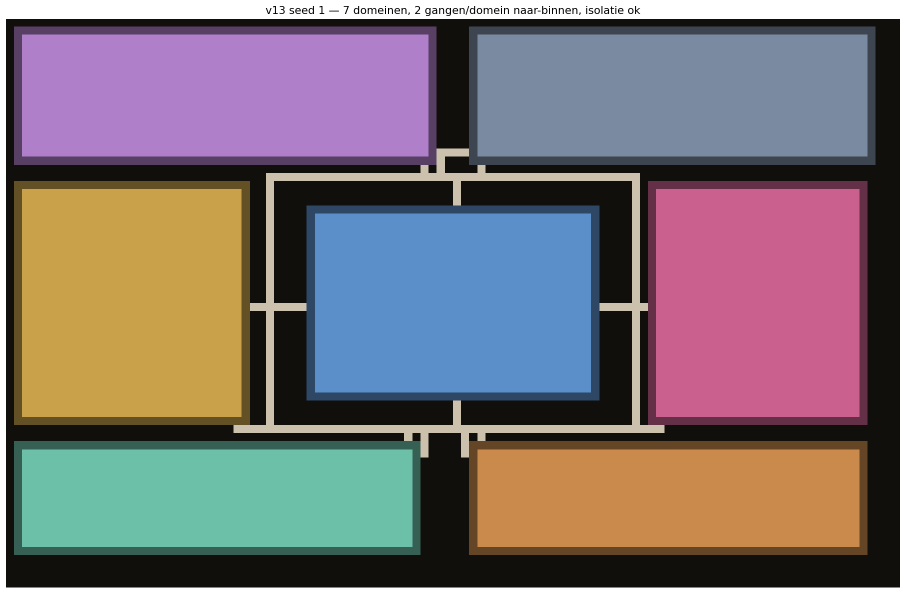
#> input picture data/input/v13_seed1.png, 1811 x 1187 px (shown at 1/2 size); its folder holds 2 pictures in this run
$ python segment.py
#> lines starting #> are read from the running program, lines starting #| are printed output that depends on the picture
#!/usr/bin/env python3
"""
segment.py — Extract walkable areas from a floorplan PNG into an integer mask grid.

Input : data/input/<image>.png  (colored room domains + beige corridors on dark void)
Output: data/output/
    mask_<name>.csv      integer grid, row-major, one cell per CELL pixels
    mask_<name>.json     metadata (palette, cell size, grid dims, domain stats)
    mask_<name>.png      color visualization of the extracted mask

Mask cell values:
    -1  BLOCKED   void / wall (impassable)
     0  CORRIDOR  shared walkable (any agent)
   1..N DOMAIN    a specific room (walkable, activity-restricted later)

The grid is what the pathfinding layer reads: it says which cells are walkable
and under which "domain" they fall, so agents can be restricted to their domain
plus the shared corridors.
"""
import json
import sys
from pathlib import Path

import numpy as np
from PIL import Image

ROOT = Path(__file__).resolve().parents[3]
INPUT = ROOT / "data" / "input"
OUTPUT = ROOT / "data" / "output"

# --- palette (from pixel inspection of v13_seed1.png) ---------------------
VOID = (17, 15, 12)
CORRIDOR_RGB = (204, 193, 173)          # beige shared hallway
ROOM_RGB = [
    (176, 127, 201),  # purple
    (122, 138, 160),  # slate
    (201, 161, 75),   # gold
    (91, 143, 201),   # blue
    (201, 96, 142),   # pink
    (108, 192, 168),  # teal
    (201, 138, 75),   # orange
]

BLOCKED, CORRIDOR = -1, 0
MATCH_THRESH = 55.0   # max RGB distance to count as a palette fill
CELL = 11             # source pixels per mask cell


def classify_pixels(im):
    """Per-pixel label: BLOCKED, CORRIDOR(0), or domain 1..N (nearest palette fill)."""
    h, w, _ = im.shape
    flat = im.reshape(-1, 3).astype(np.float32)

    # palette[0] = corridor, palette[1..N] = rooms
    palette = np.array([CORRIDOR_RGB] + ROOM_RGB, dtype=np.float32)
    labels = np.arange(palette.shape[0])      # 0=corridor, 1..N=rooms

    # nearest palette entry + its distance
    d = np.linalg.norm(flat[:, None, :] - palette[None, :, :], axis=2)
    nearest = d.argmin(axis=1)
    mindist = d.min(axis=1)

    out = labels[nearest].astype(np.int32)
    out[mindist > MATCH_THRESH] = BLOCKED     # void, walls, white frame/title
    return out.reshape(h, w)


def downsample_majority(px_labels, cell):
    """Collapse each cell-sized block to its majority label (ties -> BLOCKED)."""
    h, w = px_labels.shape
    rows, cols = h // cell, w // cell
    grid = np.full((rows, cols), BLOCKED, dtype=np.int32)
    n_classes = px_labels.max() + 1
    for r in range(rows):
        for c in range(cols):
            block = px_labels[r * cell:(r + 1) * cell, c * cell:(c + 1) * cell].ravel()
            walk = block[block >= 0]
            # a cell is walkable only if it is mostly (>=40%) walkable pixels
            if walk.size < 0.40 * block.size:
                continue
            grid[r, c] = np.bincount(walk, minlength=n_classes).argmax()
    return grid


def carve_doorways(grid, gap=3):
    """Stitch corridor stubs to rooms across the rendered void gap.

    In the source art a corridor stub points at a room but stops ~1.5 cells
    short (a visual threshold, not a wall). For each corridor cell we ray-cast
    the 4 cardinal directions up to `gap` cells; if the ray reaches a domain
    cell passing only through BLOCKED cells, those gap cells are carved to
    CORRIDOR -- creating a real, walkable doorway. Rays only start from
    corridors (which only exist at stub tips), so no room-to-room wall is
    ever breached.
    """
    rows, cols = grid.shape
    carved = 0
    corridor_cells = list(zip(*np.where(grid == CORRIDOR)))
    for r, c in corridor_cells:
        for dy, dx in ((-1, 0), (1, 0), (0, -1), (0, 1)):
            blocked_run = []
            for step in range(1, gap + 1):
                ny, nx = r + dy * step, c + dx * step
                if not (0 <= ny < rows and 0 <= nx < cols):
                    break
                v = grid[ny, nx]
                if v == BLOCKED:
                    blocked_run.append((ny, nx))
                    continue
                if v >= 1 and blocked_run:        # hit a domain through a gap
                    for by, bx in blocked_run:
                        grid[by, bx] = CORRIDOR
                        carved += 1
                break                              # stop ray on any non-blocked
    return carved


def render(grid, path):
    """Save a color PNG of the mask for visual verification."""
    colormap = {BLOCKED: (20, 20, 24), CORRIDOR: (230, 222, 205)}
    for i, rgb in enumerate(ROOM_RGB, start=1):
        colormap[i] = rgb
    rows, cols = grid.shape
    img = np.zeros((rows, cols, 3), dtype=np.uint8)
    for val, rgb in colormap.items():
        img[grid == val] = rgb
    scale = 6
    Image.fromarray(img).resize((cols * scale, rows * scale), Image.NEAREST).save(path)


def main():
    name = sys.argv[1] if len(sys.argv) > 1 else "v13_seed1"
    src = INPUT / f"{name}.png"
    im = np.array(Image.open(src).convert("RGB"))

    px = classify_pixels(im)
#> in classify_pixels, `return out.reshape(h, w)`:
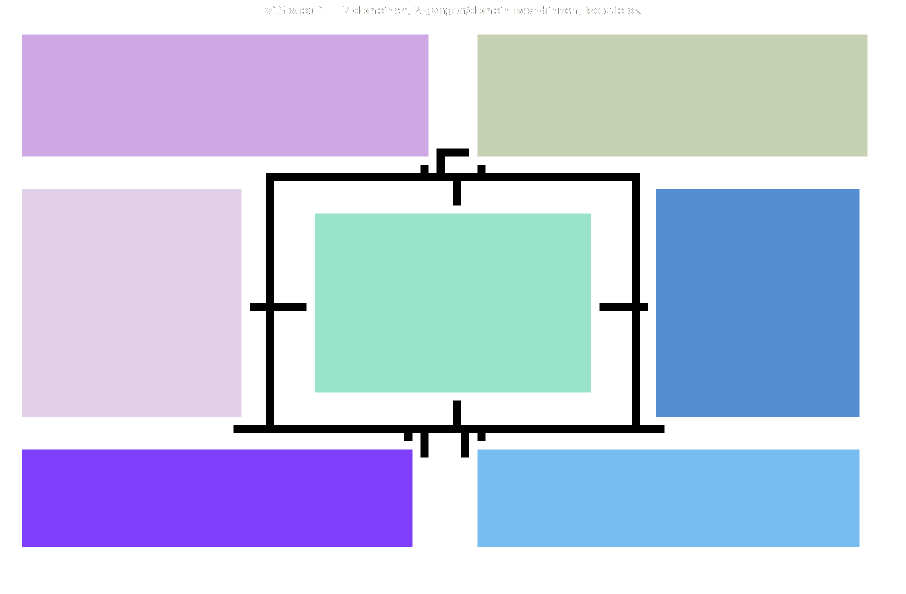
#> returned value: shape (1187, 1811) int32 (shown at 1/2 size); 9 distinct labels, from -1 to 7; one colour per label, 0 black, -1 white
    grid = downsample_majority(px, CELL)
#> in downsample_majority, `n_classes = px_labels.max() + 1`: n_classes = 8
#> after the loop in downsample_majority, `for r in range(rows):`:
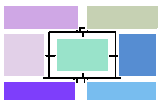
#> grid: shape (107, 164) int32; 9 distinct labels, from -1 to 7; one colour per label, 0 black, -1 white
    carved = carve_doorways(grid)
#> in carve_doorways, `corridor_cells = list(zip(*np.where(grid == CORRIDOR)))`: corridor_cells = 505 pairs, first value 27 to 82, second value 43 to 120
#> the loop in carve_doorways, `for r, c in corridor_cells:` made 505 passes
#> (r, c) on passes 1 to 3: (27, 79), (27, 80), (27, 81)
#> after the loop in carve_doorways, `for r, c in corridor_cells:`:
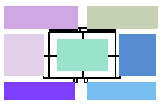
#> grid: shape (107, 164) int32; 9 distinct labels, from -1 to 7; one colour per label, 0 black, -1 white
#> after the loop in carve_doorways, `for r, c in corridor_cells:`: carved = 149
#> carved = 149
    print(f"doorways carved: {carved} cells")
#| doorways carved: 149 cells

    OUTPUT.mkdir(parents=True, exist_ok=True)
    np.savetxt(OUTPUT / f"mask_{name}.csv", grid, fmt="%d", delimiter=",")

    n_domains = int(grid.max())
#> n_domains = 7
    stats = {int(d): int((grid == d).sum()) for d in range(1, n_domains + 1)}
#> stats = {1: 1702, 2: 1632, 3: 1680, 4: 1632, 5: 1554, 6: 1278, 7: 1242}
    meta = {
        "source": str(src.relative_to(ROOT)),
        "cell_px": CELL,
        "rows": int(grid.shape[0]),
        "cols": int(grid.shape[1]),
        "legend": {"-1": "BLOCKED", "0": "CORRIDOR", **{str(i): f"domain_{i}" for i in range(1, n_domains + 1)}},
        "domain_colors": {str(i): list(c) for i, c in enumerate([CORRIDOR_RGB] + ROOM_RGB)},
        "cells": {
            "blocked": int((grid == BLOCKED).sum()),
            "corridor": int((grid == CORRIDOR).sum()),
            "domains": stats,
        },
    }
    (OUTPUT / f"mask_{name}.json").write_text(json.dumps(meta, indent=2))
    render(grid, OUTPUT / f"mask_{name}.png")
#> in render, `Image.fromarray(img).resize((cols * scale, rows * scale), Image.NEARES..`:
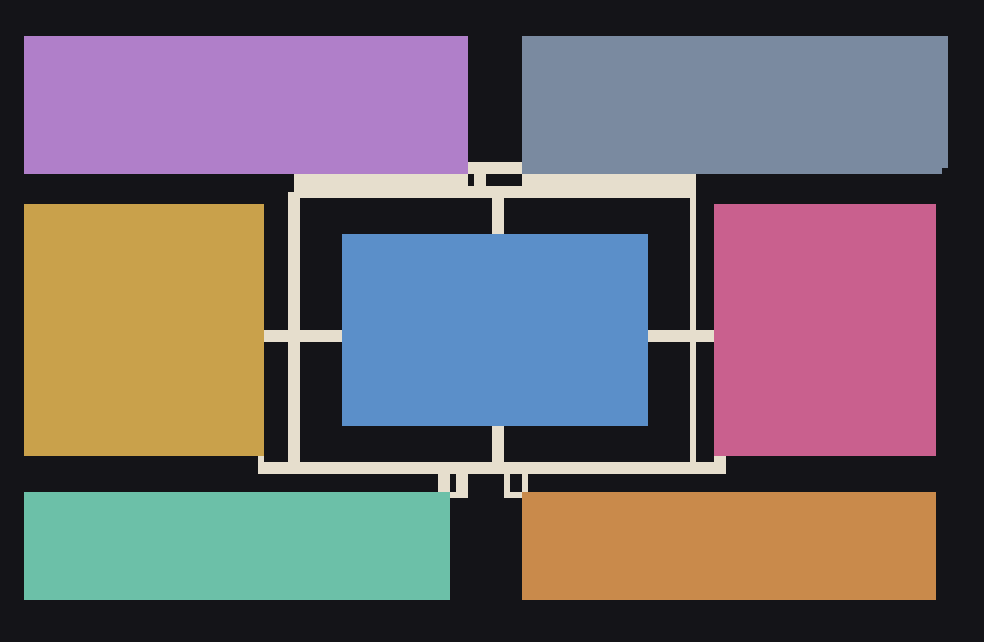
#> saved as mask_v13_seed1.png: PIL image 984x642 RGB; mean R, G, B 111.6, 101.4, 106.5
#> in render, `Image.fromarray(img).resize((cols * scale, rows * scale), Image.NEARES..`:
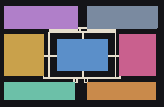
#> img: shape (107, 164, 3); mean of channels 0, 1, 2 111.6, 101.4, 106.5; drawn as R, G, B

    print(f"grid {grid.shape[0]}x{grid.shape[1]} cell={CELL}px")
#| grid 107x164 cell=11px
    print(f"domains found: {n_domains}")
#| domains found: 7
    print(f"corridor cells: {meta['cells']['corridor']}  blocked: {meta['cells']['blocked']}")
#| corridor cells: 654  blocked: 6174
    for d, n in stats.items():
        print(f"  domain {d}: {n} cells")
#> this loop made 7 passes
#> n on passes 1 to 7: 1702, 1632, 1680, 1632, 1554, 1278, 1242
#|   domain 1: 1702 cells
#|   domain 2: 1632 cells
#|   domain 3: 1680 cells
#|   domain 4: 1632 cells
#|   domain 5: 1554 cells
#|   domain 6: 1278 cells
#|   domain 7: 1242 cells
    print(f"wrote mask_{name}.csv / .json / .png to {OUTPUT.relative_to(ROOT)}")


if __name__ == "__main__":
    main()
